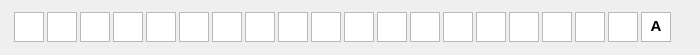
   <widget class="QWidget" name="horizontalLayoutWidget_2">
    <property name="geometry">
     <rect>
      <x>77</x>
      <y>10</y>
      <width>700</width>
      <height>55</height>
     </rect>
    </property>
    <layout class="QHBoxLayout" name="horizontalLayout">
     <property name="spacing">
      <number>0</number>
     </property>
     <item>
      <widget class="QTextEdit" name="textEdit_2">
       <property name="maximumSize">
        <size>
         <width>30</width>
         <height>30</height>
        </size>
       </property>
      </widget>
     </item>
     <item>
      <widget class="QTextEdit" name="textEdit">
       <property name="maximumSize">
        <size>
         <width>30</width>
         <height>30</height>
        </size>
       </property>
      </widget>
     </item>
     <item>
      <widget class="QTextEdit" name="textEdit_9">
       <property name="maximumSize">
        <size>
         <width>30</width>
         <height>30</height>
        </size>
       </property>
      </widget>
     </item>
     <item>
      <widget class="QTextEdit" name="textEdit_8">
       <property name="maximumSize">
        <size>
         <width>30</width>
         <height>30</height>
        </size>
       </property>
      </widget>
     </item>
     <item>
      <widget class="QTextEdit" name="textEdit_7">
       <property name="maximumSize">
        <size>
         <width>30</width>
         <height>30</height>
        </size>
       </property>
      </widget>
     </item>
     <item>
      <widget class="QTextEdit" name="textEdit_6">
       <property name="maximumSize">
        <size>
         <width>30</width>
         <height>30</height>
        </size>
       </property>
      </widget>
     </item>
     <item>
      <widget class="QTextEdit" name="textEdit_5">
       <property name="maximumSize">
        <size>
         <width>30</width>
         <height>30</height>
        </size>
       </property>
      </widget>
     </item>
     <item>
      <widget class="QTextEdit" name="textEdit_4">
       <property name="maximumSize">
        <size>
         <width>30</width>
         <height>30</height>
        </size>
       </property>
      </widget>
     </item>
     <item>
      <widget class="QTextEdit" name="textEdit_13">
       <property name="maximumSize">
        <size>
         <width>30</width>
         <height>30</height>
        </size>
       </property>
      </widget>
     </item>
     <item>
      <widget class="QTextEdit" name="textEdit_12">
       <property name="maximumSize">
        <size>
         <width>30</width>
         <height>30</height>
        </size>
       </property>
      </widget>
     </item>
     <item>
      <widget class="QTextEdit" name="textEdit_11">
       <property name="maximumSize">
        <size>
         <width>30</width>
         <height>30</height>
        </size>
       </property>
      </widget>
     </item>
     <item>
      <widget class="QTextEdit" name="textEdit_10">
       <property name="maximumSize">
        <size>
         <width>30</width>
         <height>30</height>
        </size>
       </property>
      </widget>
     </item>
     <item>
      <widget class="QTextEdit" name="textEdit_20">
       <property name="maximumSize">
        <size>
         <width>30</width>
         <height>30</height>
        </size>
       </property>
      </widget>
     </item>
     <item>
      <widget class="QTextEdit" name="textEdit_19">
       <property name="maximumSize">
        <size>
         <width>30</width>
         <height>30</height>
        </size>
       </property>
      </widget>
     </item>
     <item>
      <widget class="QTextEdit" name="textEdit_18">
       <property name="maximumSize">
        <size>
         <width>30</width>
         <height>30</height>
        </size>
       </property>
      </widget>
     </item>
     <item>
      <widget class="QTextEdit" name="textEdit_17">
       <property name="maximumSize">
        <size>
         <width>30</width>
         <height>30</height>
        </size>
       </property>
      </widget>
     </item>
     <item>
      <widget class="QTextEdit" name="textEdit_16">
       <property name="maximumSize">
        <size>
         <width>30</width>
         <height>30</height>
        </size>
       </property>
      </widget>
     </item>
     <item>
      <widget class="QTextEdit" name="textEdit_15">
       <property name="maximumSize">
        <size>
         <width>30</width>
         <height>30</height>
        </size>
       </property>
      </widget>
     </item>
     <item>
      <widget class="QTextEdit" name="textEdit_14">
       <property name="maximumSize">
        <size>
         <width>30</width>
         <height>30</height>
        </size>
       </property>
      </widget>
     </item>
     <item>
      <widget class="QTextEdit" name="textEdit_3">
       <property name="maximumSize">
        <size>
         <width>30</width>
         <height>30</height>
        </size>
       </property>
       <property name="html">
        <string>&lt;!DOCTYPE HTML PUBLIC &quot;-//W3C//DTD HTML 4.0//EN&quot; &quot;http://www.w3.org/TR/REC-html40/strict.dtd&quot;&gt;
&lt;html&gt;&lt;head&gt;&lt;meta name=&quot;qrichtext&quot; content=&quot;1&quot; /&gt;&lt;style type=&quot;text/css&quot;&gt;
p, li { white-space: pre-wrap; }
&lt;/style&gt;&lt;/head&gt;&lt;body style=&quot; font-family:'Ubuntu'; font-size:11pt; font-weight:400; font-style:normal;&quot;&gt;
&lt;p align=&quot;center&quot; style=&quot; margin-top:0px; margin-bottom:0px; margin-left:0px; margin-right:0px; -qt-block-indent:0; text-indent:0px;&quot;&gt;&lt;span style=&quot; font-weight:600;&quot;&gt;A&lt;/span&gt;&lt;/p&gt;&lt;/body&gt;&lt;/html&gt;</string>
       </property>
      </widget>
     </item>
    </layout>
   </widget>
